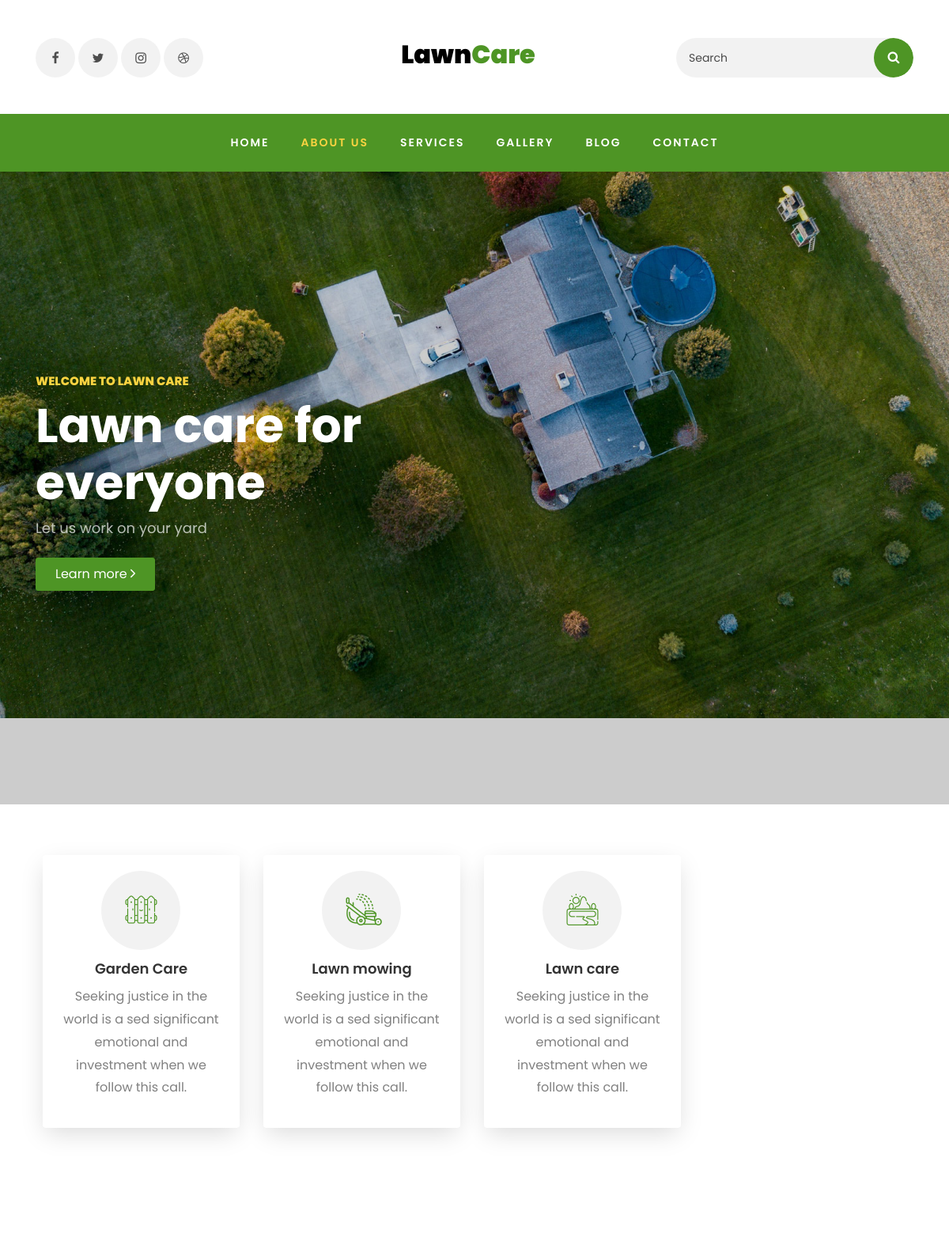
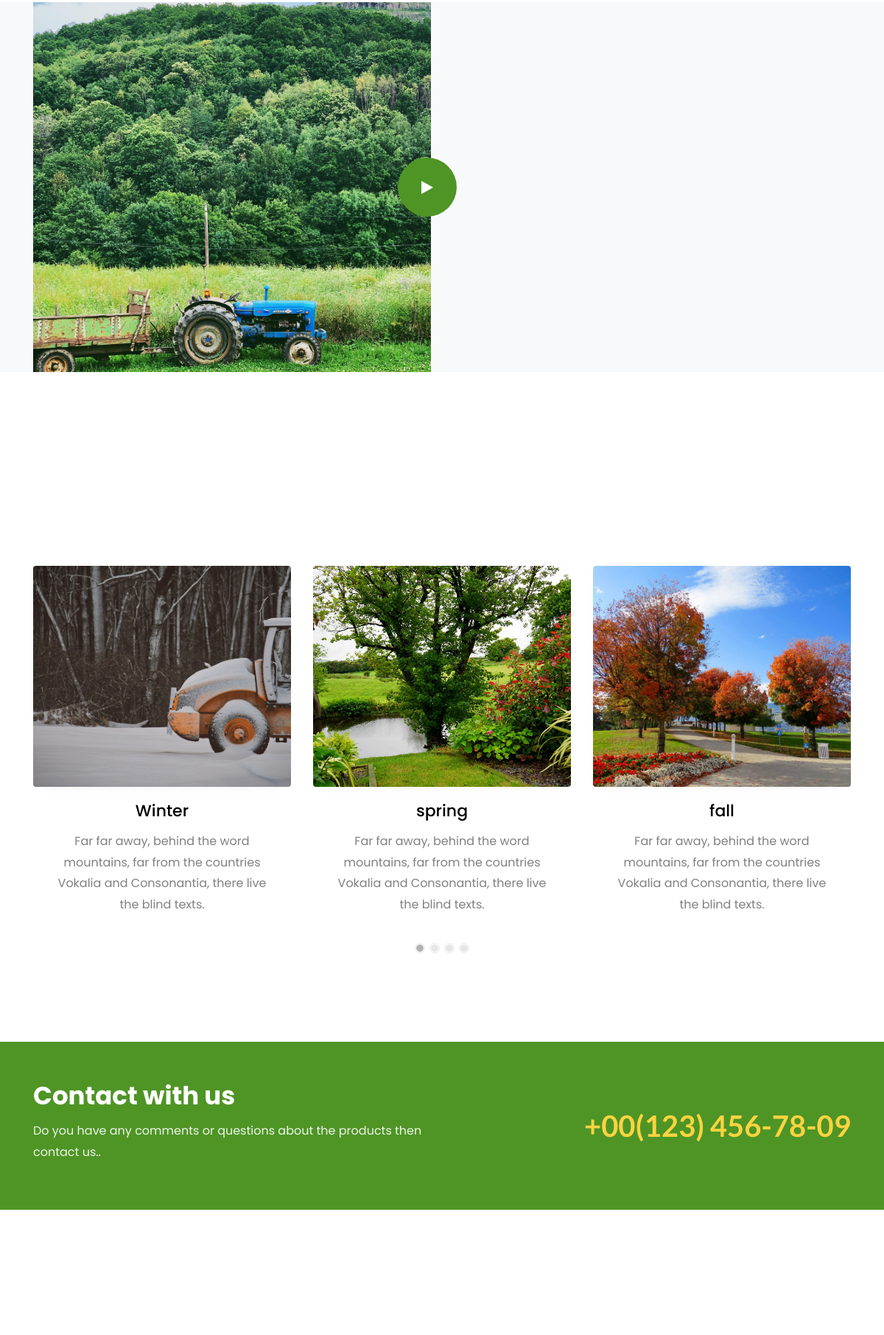
The page / (upper part) on the database its author committed (2 pictures, top to bottom).
### website/models.py (models this page shows, shortened)
class BaseField(models.Model):
    creat_at = models.DateTimeField(auto_now_add=True)
    update_at = models.DateTimeField(auto_now=True)
    status = models.BooleanField(default = True)
    class Meta:
        abstract = True

class WebSite(BaseField):
    nom_site = models.CharField(max_length=255)
    description_about = models.TextField()
    description_contact = models.TextField()
    description_service = models.TextField()
    title_contact = models.CharField(max_length=255)
    phone = models.CharField(max_length=255)
    email =models.CharField(max_length=255)
    adresse =models.CharField(max_length=255)
    site = models.CharField(max_length=255)
    copyright = models.CharField(max_length=255)
    class Meta:
        verbose_name = 'WebSite'
        verbose_name_plural = 'WebSites'

class Banner(BaseField):
    image = models.FileField(upload_to='images')
    label = models.CharField(max_length=50)
    description = models.TextField()
    title = models.CharField(max_length=50)
    class Meta:
        verbose_name = 'Banner'
        verbose_name_plural = 'Banners'

class About(BaseField):
    image = models.FileField(upload_to='images')
    option = models.ManyToManyField("website.OptionAbout", verbose_name=("option_about"), related_name='optionabout')
    lien = models.URLField(max_length=200)
    class Meta:
        verbose_name = 'About'
        verbose_name_plural = 'Abouts'

### service/models.py (models this page shows, shortened)
class Prestation(BaseField):
    icon = models.CharField(max_length=250)
    title = models.CharField(max_length=50)
    description = models.TextField()
    class Meta:
        verbose_name = 'Prestation'
        verbose_name_plural = 'Prestations'

class Saison(BaseField):
    image = models.FileField( upload_to='images')
    nom = models.CharField(max_length=250)
    description = models.TextField()
    class Meta:
        verbose_name = 'Saison'
        verbose_name_plural = 'Saisons'

### website/views.py (the view)
# urls.py: path('', views.index , name = 'index'),
def index(request):
    banners = models.Banner.objects.filter(status=True)
    prestations = models_service.Prestation.objects.filter(status=True)
    about =  models.About.objects.filter(status=True).first()
    aboutoptions =models.OptionAbout.objects.filter(status=True)
    saisons = models_service.Saison.objects.filter(status=True)
    testimonials = models.Testimonial.objects.filter(status=True)
    websites = models.WebSite.objects.filter(status=True)
    sociaux = models.Sociaux.objects.filter(status=True)
    blogs = models_service.Blog.objects.filter(status=True).order_by('-creat_at')[:3]
    return render(request,'index.html',locals())

### templates/index.html (shortened to what this page needs)
{% extends 'base/base.html' %}
{% load static %}
{% block contente %}
		{% for banner in banners  %}
			<div class="hero-wrap js-fullheight" style="background-image: url('{{banner.image.url}}');" data-stellar-background-ratio="0.5">
				<div class="overlay"></div>
				<div class="container">
					<div class="row no-gutters slider-text js-fullheight align-items-center justify-content-start" data-scrollax-parent="true">
					<div class="col-md-6 ftco-animate">
						<h2 class="subheading">{{banner.label}}</h2>
						<h1>{{banner.title}} </h1>
						<p class="mb-4">{{banner.description}}</p>
						<p><a href="#" class="btn btn-primary mr-md-4 py-2 px-4">Learn more <span class="ion-ios-arrow-forward"></span></a></p>
					</div>
					</div>
				</div>
			</div>
		{% endfor %}
		<section class="ftco-section ftco-no-pt">
			<div class="container">
				<div class="row">
					<div class="col-lg-3 py-5 order-md-last">
					</div>
					<div class="col-lg-9 services-wrap px-4 pt-5">
						<div class="row pt-md-3">
						{% for prestation in prestations %}
							<div class="col-md-4 d-flex align-items-stretch">
								<div class="services text-center">
									<div class="icon d-flex justify-content-center align-items-center">
										<span class="{{prestation.icon}}"></span>
									</div>
									<div class="text">
										<h3>{{prestation.title}}</h3>
										<p>{{prestation.description}}</p>
									</div>
								</div>
							</div>
						{% endfor %}
						</div>
					</div>
				</div>
			</div>
		</section>
		<section class="ftco-section ftco-no-pt ftco-no-pb bg-light">
			<div class="container">
				<div class="row d-flex">
					<div class="col-md-6 d-flex">
						<div class="img img-video d-flex align-self-stretch align-items-center justify-content-center justify-content-md-end" style="background-image:url({{about.image.url}});">
							<a href="{{about.lien}}" class="icon-video popup-vimeo d-flex justify-content-center align-items-center">
								<span class="icon-play"></span>
							</a>
						</div>
					</div>
					<div class="col-md-6 pl-md-5">
						<div class="row justify-content-start py-5">
					</div>
				</div>
			</div>
			</div>
		</section>
		<section class="ftco-section">
			<div class="container">
				<div class="row justify-content-center mb-5">
			</div>
			<div class="row">
				<div class="col-md-12">
					<div class="carousel-seasonal owl-carousel ftco-owl">
				{% for saison in saisons.all %}
					<div class="item">
						<div class="wrap">
									<div class="seasonal img d-flex align-items-center justify-content-center" style="background-image: url({{saison.image.url}});">
									</div>
									<div class="text text-center px-4">
										<h3><a href="#">{{saison.nom}}</a></h3>
										<p>{{saison.description}}</p>
									</div>
								</div>
					</div>
				{% endfor %}
				</div>
				</div>
			</div>
			</div>
		</section>
		<section class="ftco-intro bg-primary py-5">
				<div class="container">
					<div class="row justify-content-between align-items-center">
						{% for website in websites %}
						<div class="col-md-6">
							<h2>Contact with us</h2>
							<p>{{website.description_contact}}.</p>
						</div>
						<div class="col-md-5 text-md-right">
							<span class="contact-number">{{website.phone}}</span>
						</div>
						{% endfor %}
					</div>
				</div>
		</section>
		<section class="ftco-section testimony-section">
		<div class="container">
			<div class="row justify-content-center mb-5">
			</div>
		</div>
	</section>
{% endblock contente %}

### templates/base/base.html (shortened to what this page needs)
{% load static %}
<!DOCTYPE html>
<html lang="en">
<head>
    <link rel="stylesheet" href="https://stackpath.bootstrapcdn.com/font-awesome/4.7.0/css/font-awesome.min.css">
    <link rel="stylesheet" href="{% static 'css/animate.css' %}">
    <link rel="stylesheet" href="{% static 'css/owl.carousel.min.css' %}">
    <link rel="stylesheet" href="{% static 'css/owl.theme.default.min.css' %}">
    <link rel="stylesheet" href="{% static 'css/magnific-popup.css' %}">
    <link rel="stylesheet" href="{% static 'css/ionicons.min.css' %}">
    <link rel="stylesheet" href="{% static 'css/flaticon.css' %}">
    <link rel="stylesheet" href="{% static 'css/icomoon.css' %}">
    <link rel="stylesheet" href="{% static 'css/style.css' %}">
</head>
<body>
    <div class="container pt-5 pb-4">
			<div class="row justify-content-between">
				<div class="col-md-8 order-md-last">
					<div class="row">
                    {% for website in websites %}
						<div class="col-md-6 text-center">
							<a class="navbar-brand" href="{% url 'index' %}">{{website.nom_site|safe}}</a>
						</div>
                    {% endfor %}
						<div class="col-md-6 d-md-flex justify-content-end mb-md-0 mb-3">
							<form action="#" class="searchform order-lg-last">
			          <div class="form-group d-flex">
			            <input type="text" class="form-control pl-3" placeholder="Search">
			            <button type="submit" placeholder="" class="form-control search"><span class="fa fa-search"></span></button>
			          </div>
			        </form>
						</div>
					</div>
				</div>
				<div class="col-md-4 d-flex">
					<div class="social-media">
		    		<p class="mb-0 d-flex">
                    {% for social in sociaux %}
		    			<a href="#" class="d-flex align-items-center justify-content-center"><span class="{{social.icon}}"><i class="sr-only">{{social.lien}}</i></span></a>
                    {% endfor %}
		    		</p>
	        </div>
				</div>
			</div>
		</div>
		<nav class="navbar navbar-expand-lg navbar-dark ftco_navbar bg-dark ftco-navbar-light" id="ftco-navbar">
	    <div class="container-fluid">
	      <div class="collapse navbar-collapse" id="ftco-nav">
	        <ul class="navbar-nav m-auto">
	        	<li class="nav-item"><a href="{% url 'index' %}" class="nav-link">Home</a></li>
	        	<li class="nav-item active"><a href="{% url 'about' %}" class="nav-link">About us</a></li>
            <li class="nav-item"><a href="{% url 'service' %}" class="nav-link">Services</a></li>
	        	<li class="nav-item"><a href="{% url 'gallery' %}" class="nav-link">Gallery</a></li>
	        	<li class="nav-item"><a href="{% url 'blog' %}" class="nav-link">Blog</a></li>
	          <li class="nav-item"><a href="{% url 'contact' %}" class="nav-link">Contact</a></li>
	        </ul>
	      </div>
	    </div>
	  </nav>
    {% block contente %}
    {% endblock contente %}
</body>
</html>

### static/css/icomoon.css (style rules this page uses)
[class^="icon-"], [class*=" icon-"] { font-family: 'icomoon' !important; speak: none; font-style: normal; font-weight: normal; font-variant: normal; text-transform: none; line-height: 1; -webkit-font-smoothing: antialiased; -moz-osx-font-smoothing: grayscale; }
.icon-play:before { content: "\f04b"; }

### rows shown on the page
WebSite: nom_site "Lawn Care", description_contact "Do you have any comments or questions about the products then contact us.", phone "+00(123) 456-78-09"
Banner: image (picture), label "WELCOME TO LAWN CARE", title "Lawn care for everyone", description "Let us work on your yard"
Prestation: title "Garden Care", description "Seeking justice in the world is a sed significant emotional and investment when we follow this call."
Prestation: title "Lawn mowing", description "Seeking justice in the world is a sed significant emotional and investment when we follow this call."
Prestation: title "Lawn care", description "Seeking justice in the world is a sed significant emotional and investment when we follow this call."
About: image (picture)
Saison: image (picture), nom "spring", description "Far far away, behind the word mountains, far from the countries Vokalia and Consonantia, there live the blind texts."
Saison: image (picture), nom "fall", description "Far far away, behind the word mountains, far from the countries Vokalia and Consonantia, there live the blind texts."
Saison: image (picture), nom "Winter", description "Far far away, behind the word mountains, far from the countries Vokalia and Consonantia, there live the blind texts."
